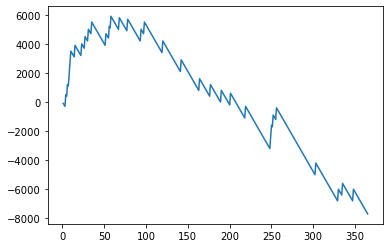

This figure's Python source:
import random
import matplotlib.pyplot as plt
x=[]
y=[]



account = 0
i=1
while i<=365 :
    x.append(i)
    i+=1
    bet = random.randint(0, 5)
    #bet = int(input("Your bet from 1 to 10 : "))
    lucky_draw=random.randint(0, 5)
    print(lucky_draw)
    if bet == lucky_draw:
        account = account + 900 -100#100 is money spent for this game
        print("Congrets you won")
    else:
        account = account - 100
        print("sorry ! you loose")
    y.append(account)
    print("Your balance is ",account)
    
    
plt.plot(x, y)
plt.show()
